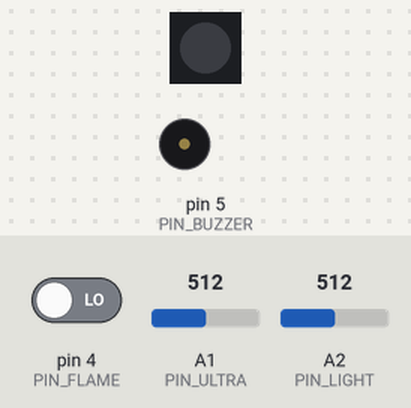
Simulated run of this sketch. Board: Arduino Uno, built with avr-gcc and run on an emulated ATmega328P. On the bench: 1 RGB LEDs in strip order, left to right, buzzer (waves = sounding). Inputs (shaded band) come from the test bench; at power-on: pin 4 (PIN_FLAME) LOW, A1 (PIN_ULTRA) = 512, A2 (PIN_LIGHT) = 512. Dim RGB values are drawn brighter than linear; what the sketch prints to the serial monitor is not drawn.

Above: at 1.2 s.
1.3 s: pin 4 (PIN_FLAME) driven HIGH
At 1.8 s:
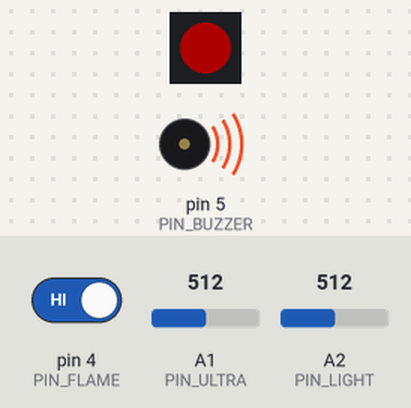
2.9 s: A1 (PIN_ULTRA) set to 26
4.4 s: A1 (PIN_ULTRA) set to 21
At 4.9 s:
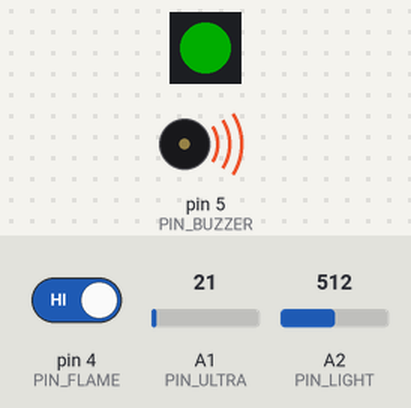
5.9 s: pin 4 (PIN_FLAME) driven LOW
At 7.2 s:
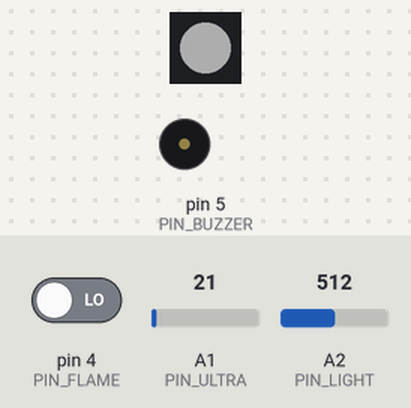
7.5 s: A2 (PIN_LIGHT) set to 314
9.0 s: A2 (PIN_LIGHT) set to 281
Timing chart, 0 to 12.0 s (numbered marks = the images above; inputs shaded):
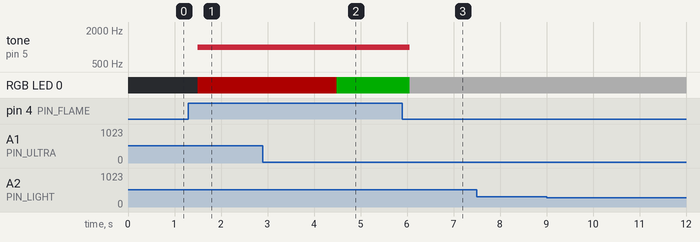

The sketch:

firmware.ino
```cpp
#include <Adafruit_NeoPixel.h>

#define PIN_LED     3
#define PIN_ULTRA   A1
#define PIN_FLAME   4     // DFR0076 D0 → broche 4 (HIGH = flamme détectée)
#define PIN_BUZZER  5     // FT0449 speaker → broche 5
#define PIN_LIGHT   A2    // DFR0026 ambient light → broche A2
#define NUMPIXELS   1
#define SEUIL_LUMIERE 300 // en dessous = luminosité faible

Adafruit_NeoPixel pixels(NUMPIXELS, PIN_LED, NEO_GRB + NEO_KHZ800);

bool ledActive = false;
unsigned long derniereMouvement = 0;
unsigned long derniereEnvoi    = 0;

void setup() {
  Serial.begin(9600);
  pinMode(PIN_ULTRA, INPUT);
  pinMode(PIN_FLAME, INPUT);
  pinMode(PIN_LIGHT, INPUT);
  pinMode(PIN_BUZZER, OUTPUT);
  digitalWrite(PIN_BUZZER, LOW);
  pixels.begin();
  pixels.setBrightness(50);
  pixels.setPixelColor(0, pixels.Color(0, 0, 0));
  pixels.show();
  Serial.println("Système éclairage démarré...");
}

void loop() {
  // ── Capteur de présence (code original inchangé) ──────────────────────────
  int valeurBrute = analogRead(PIN_ULTRA);
  float distance = valeurBrute * 520.0 / 1023.0;
  bool presenceDetectee = (distance < 12);

  if (presenceDetectee) {
    derniereMouvement = millis();
    if (!ledActive) {
      ledActive = true;
      Serial.println("Présence détectée → LED allumée !");
    }
  }

  if (ledActive && (millis() - derniereMouvement > 300)) {
    ledActive = false;
    Serial.println("Plus de présence → LED éteinte !");
  }

  // ── Capteur de flamme ─────────────────────────────────────────────────────
  bool flameDetectee = (digitalRead(PIN_FLAME) == HIGH);

  // ── Capteur de luminosité ─────────────────────────────────────────────────
  int lightLevel    = analogRead(PIN_LIGHT);
  bool lumiereFaible = (lightLevel < SEUIL_LUMIERE);

  // ── Buzzer : son si flamme détectée ──────────────────────────────────────
  if (flameDetectee) {
    tone(PIN_BUZZER, 1000);
  } else {
    noTone(PIN_BUZZER);
  }

  // ── Couleur LED ───────────────────────────────────────────────────────────
  // flamme + présence → vert   |  flamme seule    → rouge
  // présence seule   → blanc   |  luminosité faible → jaune
  // rien             → éteint
  if (flameDetectee && ledActive) {
    pixels.setPixelColor(0, pixels.Color(0, 255, 0));
  } else if (flameDetectee) {
    pixels.setPixelColor(0, pixels.Color(255, 0, 0));
  } else if (ledActive) {
    pixels.setPixelColor(0, pixels.Color(255, 255, 255));
  } else if (lumiereFaible) {
    pixels.setPixelColor(0, pixels.Color(255, 200, 0));
  } else {
    pixels.setPixelColor(0, pixels.Color(0, 0, 0));
  }
  pixels.show();

  // ── Envoi JSON toutes les 500ms ───────────────────────────────────────────
  if (millis() - derniereEnvoi >= 500) {
    derniereEnvoi = millis();
    Serial.print("{\"distance\":");
    Serial.print(distance, 1);
    Serial.print(",\"led\":");
    Serial.print(ledActive ? "true" : "false");
    Serial.print(",\"presence\":");
    Serial.print(presenceDetectee ? "true" : "false");
    Serial.print(",\"flame\":");
    Serial.print(flameDetectee ? "true" : "false");
    Serial.print(",\"light_level\":");
    Serial.print(lightLevel);
    Serial.print(",\"low_light\":");
    Serial.print(lumiereFaible ? "true" : "false");
    Serial.print(",\"uptime\":");
    Serial.print(millis() / 1000);
    Serial.println("}");
  }

  delay(200);
}
```

Measured:
- the behaviour switches between 24 and 23 on A1 (PIN_ULTRA) (found by bisection; images 1 and 2)
- after the input at 1.3 s, tone on pin 5 (PIN_BUZZER): silent → 1000 Hz after 0.20 s; RGB LED 0: off → RGB(50, 0, 0) after 0.20 s
- after the input at 2.9 s, every drawn part: stays the same
- after the input at 4.4 s, RGB LED 0: RGB(50, 0, 0) → RGB(0, 50, 0) after 0.09 s
- after the input at 5.9 s, tone on pin 5 (PIN_BUZZER): 1000 Hz → silent after 0.16 s; RGB LED 0: RGB(0, 50, 0) → RGB(50, 50, 50) after 0.16 s
- after the input at 7.5 s, every drawn part: stays the same
- after the input at 9.0 s, every drawn part: stays the same
